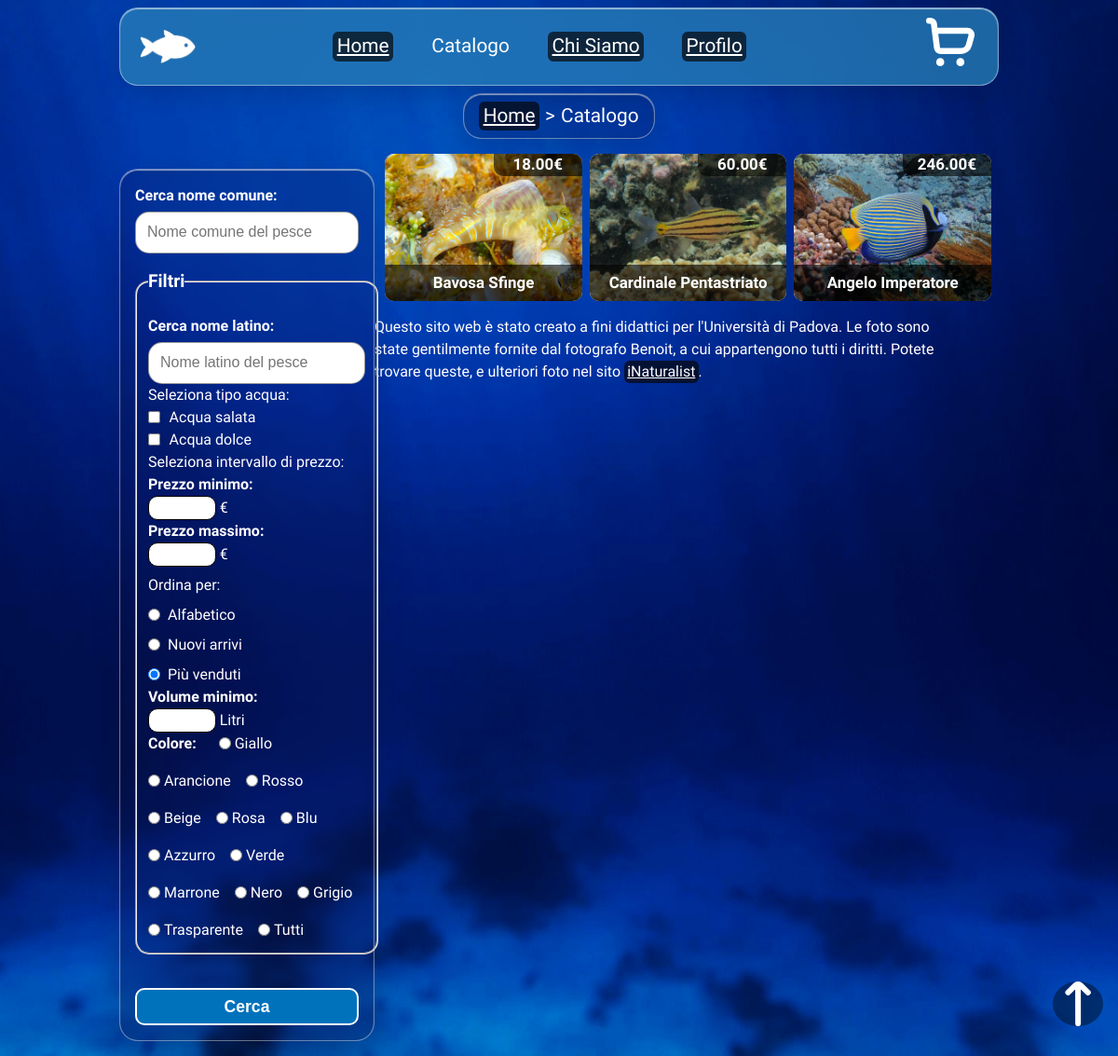
The app's page /CodiceSito/PHP/catalogo.php?filtro=piu_venduti with its own data.
### tables this page shows
CREATE TABLE pesci (
    nome_latino VARCHAR(150) PRIMARY KEY,
    nome_comune VARCHAR(150) NOT NULL UNIQUE,
    famiglia VARCHAR(100) NOT NULL,
    dimensione INT NOT NULL,
    volume_minimo INT NOT NULL,
    colori VARCHAR(100) NOT NULL,
    prezzo DECIMAL(8,2) NOT NULL,
    disponibilita INT NOT NULL,
    immagine VARCHAR(255) NOT NULL,
	data_inserimento DATE NOT NULL DEFAULT CURRENT_DATE,
	FOREIGN KEY (famiglia) REFERENCES famiglie(famiglia_latino) ON DELETE CASCADE
);

### CodiceSito/PHP/db_connection.php (called while the page is built, shortened)
<?php
class FMAccess {
	private $connection;
	public function openConnection() {
		$this->connection = mysqli_connect(FMAccess::HOST_DB, FMAccess::USERNAME, FMAccess::PASSWORD, FMAccess::DATABASE_NAME);
		if(mysqli_connect_errno()) {
			return false;
		} else {
			return true;
		}
	}
	public function closeConnection() {
		try {
        	mysqli_close($this->connection);
		} catch (Throwable $e) {
		} finally {
			$this->connection = null;
		}
	}
	public function getPiuVenduti(int $limit = 0): array {
    	$sql = "SELECT p.nome_latino, p.nome_comune, p.famiglia, p.dimensione, p.volume_minimo,
               p.colori, p.prezzo, p.disponibilita,
               p.immagine, p.data_inserimento,
               totals.totale_venduto
        FROM pesci p
        JOIN (
            SELECT nome_latino, SUM(quantita) AS totale_venduto
            FROM dettaglio_ordini
            GROUP BY nome_latino
        ) totals ON TRIM(p.nome_latino) = TRIM(totals.nome_latino)
        ORDER BY totals.totale_venduto DESC";
		$result = $this->connection->query($sql);
		$pesciPiuvenduti = $result->fetch_all(MYSQLI_ASSOC);
		return $pesciPiuvenduti;
	}
}
?>

### CodiceSito/PHP/crea_card_pesce.php (the view)
<?php
function crea_card_pesce(array $pesci, $startId = 0) : string {
    $stringaPesci = '';
    if($pesci != null) {
        $id = $startId;
        foreach($pesci as $pesce) {
            $id++;
            $idTitolo = 'titolo-' . $id;
            $idPrezzo = 'prezzo-' . $id;
            $immagine = htmlspecialchars($pesce['immagine'] ?? 'default.jpg');
            $nome_comune = htmlspecialchars($pesce['nome_comune'] ?? '');
            $nome_latino = htmlspecialchars($pesce['nome_latino'] ?? '');
            $stringaPesci .= '<li class="card-pesce">';
            $stringaPesci .= '<article>';
            $stringaPesci .= '<a href="../PHP/pesce.php?nome_latino=' . urlencode($nome_latino) . '" aria-labelledby="' . $idTitolo . ' ' . $idPrezzo . '">';
            $stringaPesci .= '<img loading="lazy" height="683" width="1024" src="' . $immagine . '" alt="">';
            $stringaPesci .= '<div class="dati-pesce">';
            $stringaPesci .= '<h3 class="nome" id="' . $idTitolo . '">' . $nome_comune . '</h3>';
            $stringaPesci .= '</div>';
            $stringaPesci .= '<p class="prezzo" id="' . $idPrezzo . '">' . $pesce['prezzo'] . '€</p>';
            $stringaPesci .= '</a>';
            $stringaPesci .= '</article>';
            $stringaPesci .= '</li>';
        }
    }
    return $stringaPesci;
}
?>

### CodiceSito/CSS/desktop.css (style rules this page uses)
body { max-width: 60em; margin: auto; }
#cart-link { margin-right: 0em; }
#menu { display: block; }
#menu ul { display: flex; justify-content: center; align-items: center; list-style-type: none; }
#menu li { margin-right: 2em; }
.dati-pesce .nome { font-size: clamp(0.875em, 0.2em + 1.6vw, 2em); font-size: clamp(0.875em, 8cqw, 2em); }
.pesci-catalogo { grid-template-columns: 1fr 1fr 1fr; padding-left: 0.7rem; gap: 0.5rem; }
#form-container-catalogo { float:left; width:15em; }
#filters { display: block; }

### CodiceSito/CSS/stampa.css (style rules this page uses)
html { color: black; font-family: serif; }
.sezione-standard { background: none; border-radius: 20px; border: 2px solid black; backdrop-filter: none; box-shadow: none; }
.bottone-standard { background: none; border: 2px solid black; color: black; }
body { background-image: none; }
.header, .header-content, .back-to-top { display: none; }
.card-pesce { border-radius: 0px; }
.card-pesce { background: none; }
.card-pesce .prezzo, .dati-pesce { color: black; background: white; }
a { color:black; }
.link-testuale[href]::after { content: " (" attr(href) ")"; font-size: 0.9em; word-break: break-all; }
.link-testuale,.link-testuale:visited { background-color: white; text-decoration: underline; border-radius: 0px; color:black; }
img { filter: grayscale(100%); }

### records on screen
pesci: immagine (picture), nome_comune "Bavosa Sfinge", prezzo "18.00"
pesci: immagine (picture), nome_comune "Cardinale Pentastriato", prezzo "60.00"
pesci: immagine (picture), nome_comune "Angelo Imperatore", prezzo "246.00"
